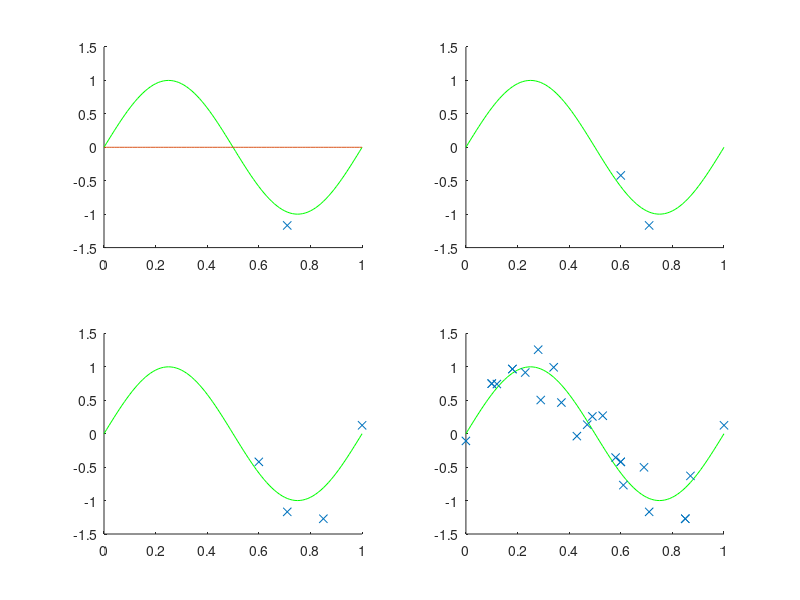

Here is the MATLAB script that generated this plot:
clc; clear all; close all;

x = 0:.01:1;
green = sin(2*pi*x);

noise = .25*randn(1,length(green));
data = green+noise;
n1 = randi([1 length(data)],1,1);

%%
% 1 Sample

subplot(2,2,1);
axis([0,1,-1.5,1.5])
hold on;
plot(x,green,'g')
plot(x(n1),data(n1),'x')

% 2 Samples

subplot(2,2,2);
axis([0,1,-1.5,1.5])
hold on;
plot(x,green,'g')

n2 = [n1 randi([1 length(data)],1,1)];
subplot(2,2,2);
plot(x(n2),data(n2),'x')

% 4 Samples

subplot(2,2,3);
axis([0,1,-1.5,1.5])
hold on;
plot(x,green,'g')

n3 = [n2 randi([1 length(data)],1,2)];
subplot(2,2,3);
plot(x(n3),data(n3),'x')

% 25 Samples

subplot(2,2,4);
axis([0,1,-1.5,1.5])
hold on;
plot(x,green,'g')

n4 = [n3 randi([1 length(data)],1,21)];
subplot(2,2,4);
plot(x(n4),data(n4),'x')

%% Bases
s = 2.5;
mu = [0:.05:0.4];
phi1 = zeros(1,9);
phi1 = exp(-(x(n1)-mu).^2/(2*s^2));

phi2 = zeros(length(n2),9);
for ii = 1:length(n2)
    phi2(ii,:) = exp(-(x(n2(ii))-mu).^2/(2*s^2));
end

phi3 = zeros(length(n3),9);
for ii = 1:length(n3)
    phi3(ii,:) = exp(-(x(n3(ii))-mu).^2/(2*s^2));
end

phi4 = zeros(length(n4),9);
for ii = 1:length(n4)
    phi4(ii,:) = exp(-(x(n4(ii))-mu).^2/(2*s^2));
end

%% 
beta = 16;
alpha = 2;
sphi1 = phi1';
sphi2 = phi2';

sn1 = (alpha*eye(9) + beta*phi1'*phi1)^-1;
mn1 = beta*sn1*sphi1*data(n1);

mean1 = mn1'*sphi1;
var1 = 1/beta + sphi1'*sn1*sphi1;
pred1 = normpdf(x,mean1,var1);
subplot(2,2,1)
hold on;
plot(x,pred1)
